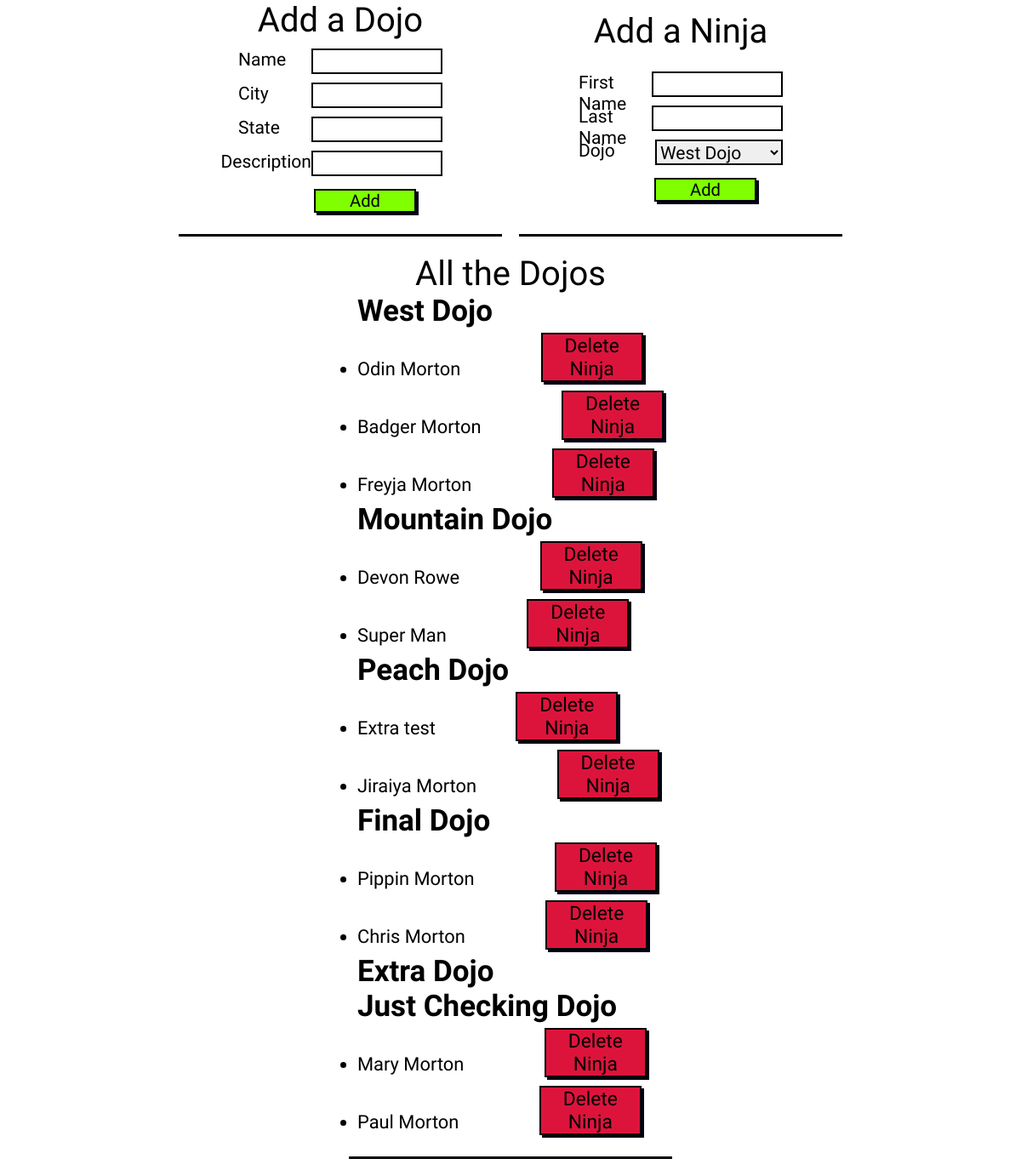
The page / on the database its author committed.
### dojo_ninjas_app/models.py (models this page shows)
class Dojos(models.Model):
    name = models.CharField(max_length=255)
    city = models.CharField(max_length=255)
    state = models.CharField(max_length=2)
    desc = models.TextField(default='old dojo')

class Ninjas(models.Model):
    first_name = models.CharField(max_length=255)
    last_name = models.CharField(max_length=255)
    dojo = models.ForeignKey(Dojos, related_name='ninja', on_delete=models.CASCADE)

### dojo_ninjas_app/views.py (the view)
# urls.py: path('', views.index),
def index(request):
    context={
        "all_dojos" : Dojos.objects.all(),
        "all_ninjas" : Ninjas.objects.all(),
    }
    return render(request, 'index.html', context)

### dojo_ninjas_app/templates/index.html (shortened to what this page needs)
<!DOCTYPE html>
<html lang="en">
<head>
    {% load static %}
    <link rel="stylesheet" href="{% static 'css/style.css' %}">
</head>
<body>
    <div id="wrapper">
        <div class="info_box">
            <h1>Add a Dojo</h1>
            <form action="/add_dojo" method="POST">
                <div class="input_line">
                    <label name="name">Name</label>
                    <input type="text" name="name_input">
                </div>
                <div class="input_line">
                    <label name="city">City</label>
                <input type="text" name="city_input">
                </div>
                <div class="input_line">
                    <label name="state">State</label>
                <input type="text" name="state_input">
                </div>
                <div class="input_line">
                    <label name="desc">Description</label>
                <input type="text" name="desc_input">
                </div>
                <input type="submit" value="Add" class="submit_button">
            </form>
        </div>
        <div class="info_box">
            <h1>Add a Ninja</h1>
            <form action="/add_ninja" method="POST">
                <div class="input_line">
                    <label name="first_name">First Name</label>
                    <input type="text" name="first_name_input">
                </div>
                <div class="input_line">
                    <label name="last_name">Last Name</label>
                    <input type="last_name" name="last_name_input">
                </div>
                <div class="input_line">
                    <label for="dojo">Dojo</label>
                    <select  name="dojo_input">
                    {% for Dojo in all_dojos %}
                    <option value={{Dojo.id}}>{{Dojo.name}}</option>
                    {% endfor %}
                    </select>
                </div>
            <input type="submit" value="Add" class="submit_button">
        </form>
        </div>
        <div class="info_box">
            <h1>All the Dojos</h1>
            <section>
                {% for dojo in all_dojos %}
                <h3>{{dojo.name}}</h3>
                <form action="delete_ninja" method="POST">
                <ul >
                    {% for ninja in dojo.ninja.all %}
                    <li value="{{ninja.id}}" >{{ninja.first_name}} {{ninja.last_name}}
                        <button id="ninja_delete" type="submit" value="{{ninja.id}}" name="ninja_id" class="submit_button">Delete Ninja</button>
                    </li>
                    {% endfor %}
                </ul>
                </form>
                {% endfor %}
            </section>
        </div>
    </div>
</body>
</html>

### dojo_ninjas_app/static/css/style.css (style rules this page uses)
* { vertical-align: baseline; font-weight: inherit; font-family: 'Patrick Hand', cursive; font-style: inherit; font-size: 104%; border: 0 none; outline: 0; padding: 0; margin: 0; }
h1 { font-size: 40px; }
.info_box section h3 { font-size: 35px; font-weight: 900; }
#wrapper { width: 800px; margin: 0 auto; display: flex; flex-wrap: wrap; justify-content: space-around; }
.info_box { width: 380px; margin: 0 0 20px 0; padding: 0 0 20px 0; display: flex; flex-direction: column; justify-content: space-evenly; align-items: center; border-bottom: 3px solid black; }
.info_box .input_line label, .info_box input, select { width: 150px; }
.info_box input, select { border: 2px solid black; }
.input_line { height: 30px; width: 240px; margin: 10px 0; display: flex; justify-content: flex-end; }
.info_box .submit_button { width: 120px; margin: 5px 0 5px 89px; background-color:chartreuse; border: 2px solid black; box-shadow: 3px 3px rgb(1, 1, 22) }
.info_box #ninja_delete { background-color: crimson; }

### rows shown on the page
Dojos: name "West Dojo"
Ninjas: {{ ninja.id }} 1 (drawn), first_name "Odin", last_name "Morton"
Ninjas: {{ ninja.id }} 2 (drawn), first_name "Badger", last_name "Morton"
Ninjas: {{ ninja.id }} 3 (drawn), first_name "Freyja", last_name "Morton"
Dojos: name "Mountain Dojo"
Ninjas: {{ ninja.id }} 4 (drawn), first_name "Devon", last_name "Rowe"
Ninjas: {{ ninja.id }} 23 (drawn), first_name "Super", last_name "Man"
Dojos: name "Peach Dojo"
Ninjas: {{ ninja.id }} 18 (drawn), first_name "Extra", last_name "test"
Ninjas: {{ ninja.id }} 20 (drawn), first_name "Jiraiya", last_name "Morton"
Dojos: name "Final Dojo"
Ninjas: {{ ninja.id }} 15 (drawn), first_name "Pippin", last_name "Morton"
Ninjas: {{ ninja.id }} 19 (drawn), first_name "Chris", last_name "Morton"
Dojos: name "Extra Dojo"
Dojos: name "Just Checking Dojo"
Ninjas: {{ ninja.id }} 21 (drawn), first_name "Mary", last_name "Morton"
Ninjas: {{ ninja.id }} 22 (drawn), first_name "Paul", last_name "Morton"

### other values the page prints
form field dojo_input "West Dojo"
